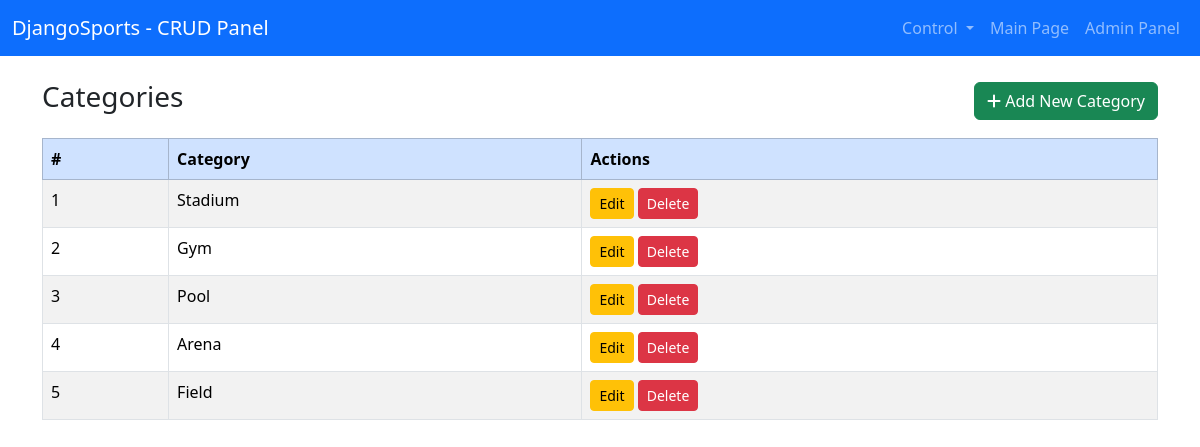
Page /categories/ (signed in) on the committed database.
### djangoSportApp/models.py (models this page shows, shortened)
class Category(models.Model):
    name = models.CharField(max_length=100)

### djangoSportApp/views.py (the view)
# urls.py: path('categories/', views.categories_list, name='category_list'),
@permission_required('djangoSportApp.view_category', raise_exception=True)
def categories_list(request):
    categories = Category.objects.all()
    return render(request, 'crud/category_list.html', {'categories': categories})

### templates/crud/category_list.html (shortened to what this page needs)
{% extends 'crud/crud-base.html' %}
{% block crud_content %}
        <div class="d-flex justify-content-between align-items-center mb-3">
            <h3>Categories</h3>
            <a href="{% url 'category_create' %}" class="btn btn-success"><i class="fas fa-plus"></i> Add New Category</a>
        </div>
        <table class="table table-striped table-bordered">
            <thead class="table-primary">
            <tr>
                <th>#</th>
                <th>Category</th>
                <th>Actions</th>
            </tr>
            </thead>
            <tbody>
            {% for category in categories %}
                <tr>
                    <td>{{ forloop.counter }}</td>
                    <td>{{ category.name }}</td>
                    <td>
                        <a href="{% url 'category_update' category.id %}" class="btn btn-warning btn-sm">Edit</a>
                        <a href="{% url 'category_delete' category.id %}" class="btn btn-danger btn-sm">Delete</a>
                    </td>
                </tr>
            {% endfor %}
            </tbody>
        </table>
{% endblock %}

### rows in the picture
Category: name "Stadium"
Category: name "Gym"
Category: name "Pool"
Category: name "Arena"
Category: name "Field"
